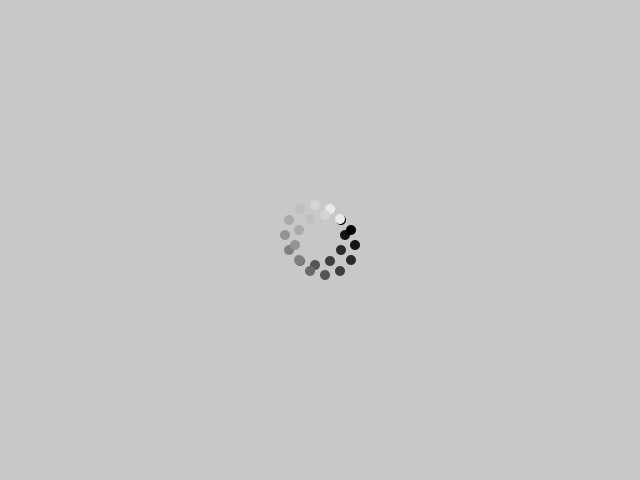
Frame 1 (no input)
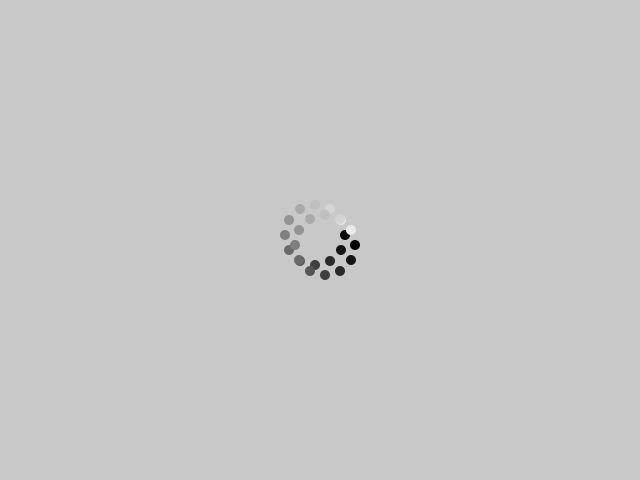
Frame 60 (the mouse pressed at the canvas centre just before this capture)
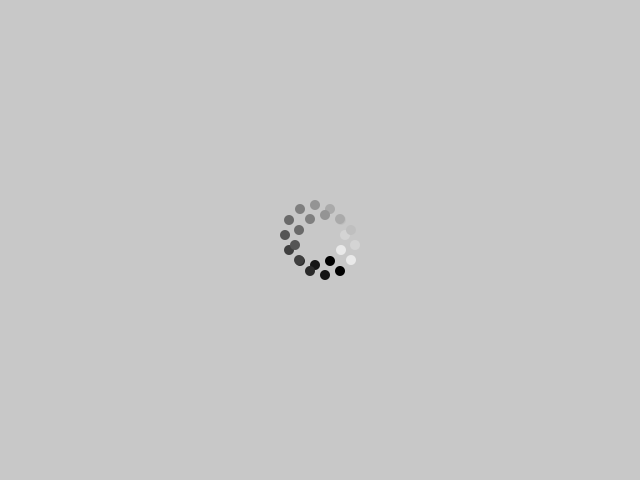
Frame 120 (the mouse held since frame 60 and released just before this capture)

The Processing sketch that drew these frames (run headless with seeded random() and noise(); from frame 60 on, the mouse is pressed at the canvas centre):

// Processing sketch: loading
// ── loading.pde
class LoadingWindow {
  int numSteps;
  int r; //
  int R;
  int maxSize;
  int counter;
  int timeEvent;
  boolean updateFlag;

  LoadingWindow(int initNumSteps, int initr, int initR) {
    numSteps = initNumSteps;
    r = initr;
    R = initR;
    maxSize = width * height;
    counter = 0;
    timeEvent = 0;
    updateFlag = false;
  }
  
  void count () {
    if (timeEvent != floor((float)millis() / 100))
    {
      counter++;
      updateFlag = false;
      timeEvent = floor((float)millis() / 100);
    }
  }

  void animate() {
    int area = mouseX*mouseY;
    noStroke();
    pushMatrix();
    translate(width/2 - r, height/2 - r);
    fill (255 * (maxSize - area)/maxSize);
    for (int i = 0; i < numSteps; i++)
    {
      fill (((i + counter) % numSteps) *  255 / numSteps);
      ellipse(R * cos(i * TWO_PI / numSteps), 
        R * sin(i * TWO_PI / numSteps), 
        2 * r, 2 * r);
    }
    popMatrix();
  }
}


//====================================================================================

LoadingWindow loading;
LoadingWindow loading2;

void setup() {
  size (640, 480);
  loading = new LoadingWindow(12, 5, 30);
  loading2 = new LoadingWindow(12, 5, 30);
}

void draw() {
  background(200);
  loading.count();
  loading2.count();
  loading.animate();
  pushMatrix();
  translate ( 10, 10);
  loading2.animate();
  popMatrix();
  
}
